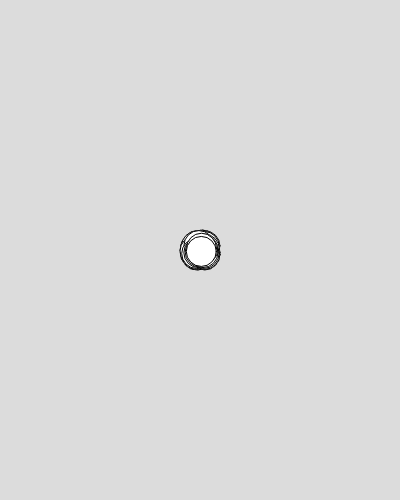
Frame 1 (no input)
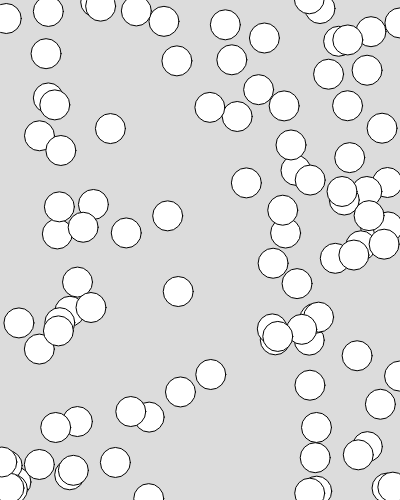
Frame 60 (no input)
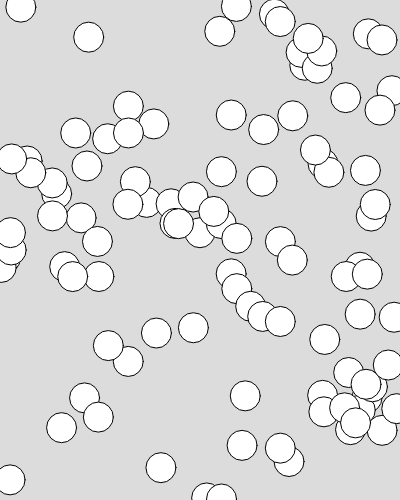
Frame 120 (the mouse pressed at the canvas centre since frame 60)

The p5.js sketch that drew these frames (run headless with seeded random() and noise() and a simulated clock; from frame 60 on, the mouse is pressed at the canvas centre):

// p5.js sketch
// ── sketch.js
let x = [];
let y = [];
let size = [];
let xSpd = [];
let ySpd = []; // empty array


function setup() {
  createCanvas(400, 500);
  background(220);


  for (let i=0; i<100; i++) {
    x[i] = width/2;
    y[i] = height/2;
    size[i] = 30;
    xSpd[i] = random(-5, 5);
    ySpd[i] = random(-5, 5);
  }
}


function draw() {
  background(220);

  for (let i=0; i<100; i++) {
    // update
    x[i] += xSpd[i];
    y[i] += ySpd[i];
    // check
    if (x[i] < 0 || x[i] > width) {
      xSpd[i] = -xSpd[i];
    }
    if (y[i] < 0 || y[i] > height) {
      ySpd[i] = -ySpd[i];
    }
    // display
    ellipse(x[i], y[i], size[i], size[i]);
  }

}







//
